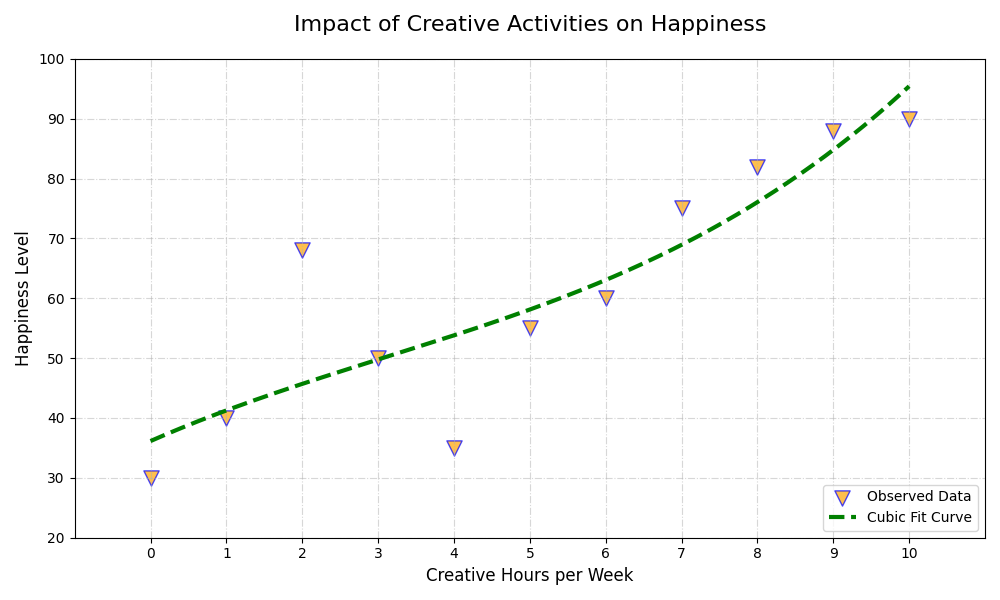

Reproduce this figure in Python.
import matplotlib.pyplot as plt
import numpy as np
from scipy.optimize import curve_fit

creative_hours = np.array([0, 1, 6, 3, 4, 5, 2, 7, 8, 10, 9])
happiness_levels = np.array([30, 40, 60, 50, 35, 55, 68, 75, 82, 90, 88])

def cubic_fit(x, a, b, c, d):
    return a * x**3 + b * x**2 + c * x + d

cubic_params, _ = curve_fit(cubic_fit, creative_hours, happiness_levels)

hours_range = np.linspace(min(creative_hours), max(creative_hours), 300)
fitting_curve = cubic_fit(hours_range, *cubic_params)

plt.figure(figsize=(10, 6))
plt.scatter(
    creative_hours, happiness_levels,
    color='orange', label='Observed Data',
    alpha=0.7, edgecolors='blue', s=120, marker='v'
)
plt.plot(
    hours_range, fitting_curve,
    color='green', linestyle='--', linewidth=3, label='Cubic Fit Curve'
)
plt.title("Impact of Creative Activities on Happiness", fontsize=16, pad=20)
plt.xlabel("Creative Hours per Week", fontsize=12)
plt.ylabel("Happiness Level", fontsize=12)
plt.legend(loc='lower right')
plt.grid(True, linestyle='-.', alpha=0.5)
plt.xlim(min(creative_hours) - 1, max(creative_hours) + 1)
plt.ylim(20, 100)
plt.xticks(np.arange(0, 11, 1))
plt.yticks(np.arange(20, 101, 10))
plt.tight_layout()
plt.show()
